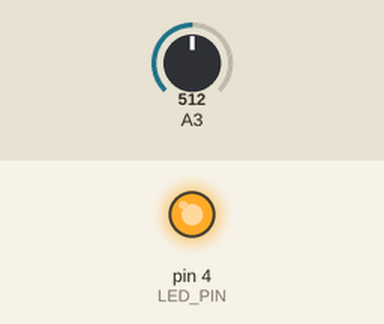
This sketch was run on a simulated Arduino Uno, built with avr-gcc and run on an emulated ATmega328P. Shown: output pins drawn as LEDs (lit = HIGH). The test bench sets the inputs (shaded band); at power-on: A3 = 512.

Above: at 1.2 s.
1.3 s: A3 set to 495
At 2.5 s:
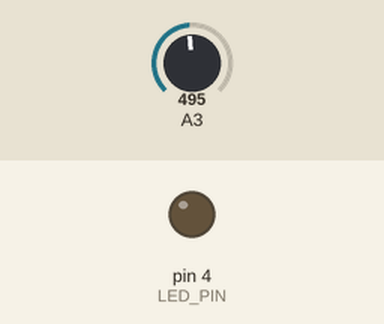
2.9 s: A3 set to 716
At 3.8 s:
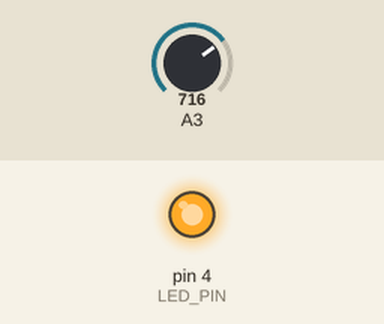
4.4 s: A3 set to 511
At 5.1 s:
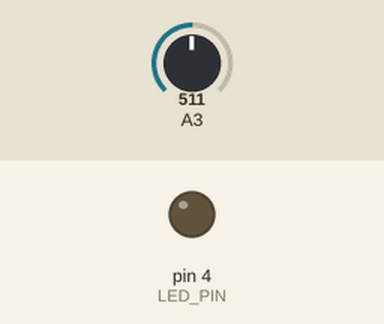
Timing chart, 0 to 7.4 s (numbered marks = the images above; inputs shaded):
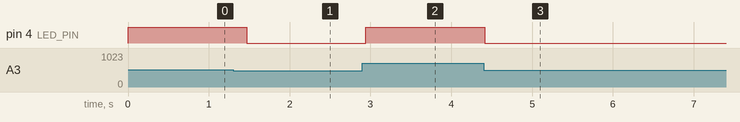

The sketch:

FotoresistenciaModificadoAtiny85.ino
```cpp
/*
 *
 * Programa para arduino que modula la intensidad de brillo de un led mediante la cantidad de luz que recibe un sensor ldr.
 *
 * @author Jesus Barajas
 */
const int LED_PIN = 4;
const int LDR = A1;


void setup() {
  pinMode(LED_PIN, OUTPUT); //LED en el pin 4 es la salida
  }

void loop() {
  int entrada = analogRead(LDR/4);
  analogWrite(LED_PIN, entrada/4);//Se manda como salida a LED_PIN el valor que se reciba de la entrada LDR sobre 4 para que sea un valor menor que 256
  delay(210);
  }
```

Measured:
- the behaviour switches between 512 and 511 on A3 (found by bisection; images 0 and 1)
- after the input at 1.3 s, pin 4 (LED_PIN): HIGH → LOW after 0.17 s
- after the input at 2.9 s, pin 4 (LED_PIN): LOW → HIGH at once
- after the input at 4.4 s, pin 4 (LED_PIN): HIGH → LOW at once
